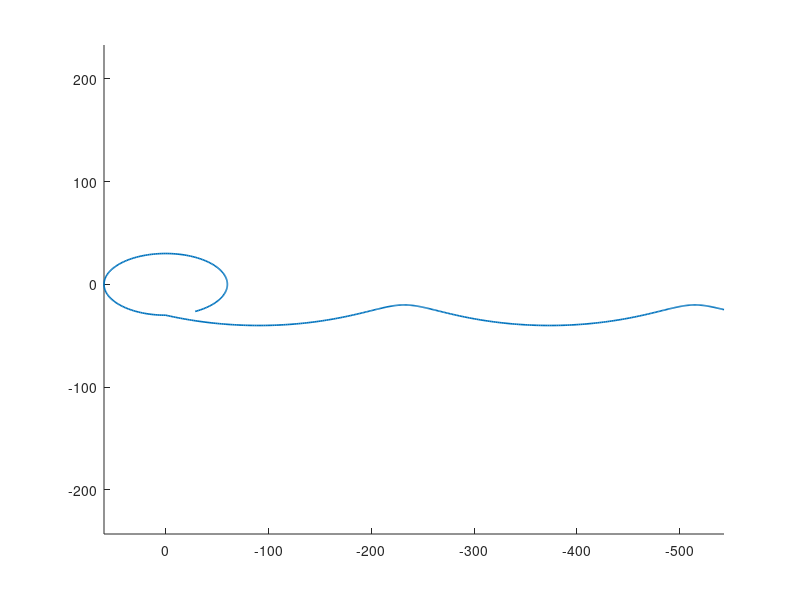

Recreate this plot in MATLAB. (Note: this script raises an error after producing the figure.)
%%
n  = sqrt(3.986*10^5/(6380+650)^3); 

D1_new = 0;
C2_new = -30;
C3_new = 0;
C4_new = -0;

x0_new = D1_new + C2_new;
y0_new = 2*C3_new+C4_new;
vx0_new = C3_new*n;
vy0_new = -3/2*n*D1_new-2*C2_new;


% (2) 시간 범위 설정 
t = linspace(0, 5400, 180);%20초
x1 = D1_new + C2_new*cos(n*t) + C3_new*sin(n*t);
y1 = -3/2*n*D1_new.*t - 2*C2_new*sin(n*t) + 2*C3_new*cos(n*t) + C4_new;
Orbit = [t(:), x1(:), y1(:),zeros(length(t),1)];

%
x_max = -20;
x_min = -40;

D1_old = (x_max+x_min)/2;
C_norm = (x_max-x_min)/2;

x0_old = x0_new;
y0_old = y0_new;

C2_old = x0_old - D1_old;
C3_old = sqrt(C_norm^2-C2_old^2);
C4_old = y0_old - 2*C3_old;

t = linspace(-11200, 0, 360);
x1 = D1_old + C2_old*cos(n*t) + C3_old*sin(n*t);
y1 = -3/2*n*D1_old.*t - 2*C2_old*sin(n*t) + 2*C3_old*cos(n*t) + C4_old;
Orbit = [t(:), x1(:), y1(:),zeros(length(t),1);Orbit];

figure
hold on;
plot(Orbit(:,3), Orbit(:,2), 'LineWidth', 1.2);
set(gca,'XDir','reverse')

hold off;
axis equal;


%%
PP01 = generateRandomPointsOnHexagonPrism(2000)+randn(2000,3)*0.02;
PP02 = generateRandomPointsOnCube(1000)+randn(1000,3)*0.0005;
PP03 = generateRandomPointsOnCylinder(7000)+randn(7000,3)*0.0005;
PP04 = generateRandomPointsOnCube(200);

PPm_body = PP01 ;
PPm_body(:,1) = PPm_body(:,1) * 0.576;
PPm_body(:,2) = PPm_body(:,2) * 0.576;
PPm_body(:,3) = PPm_body(:,3) * 1.165;

order = 4;
n = [0 sin(35/57.92) cos(35/57.92)];
w = 0.006;
t = linspace(-11200, 0, 360).'; %6초
quater0= [cos(w*t), sin(w*t)*n(1), sin(w*t)*n(2), sin(w*t)*n(3)];

t = linspace(0, 5400, 180).';
quater0= [quater0 ;cos(w*t), sin(w*t)*n(1), sin(w*t)*n(2), sin(w*t)*n(3)];

%scatter3(quater0(:,2),quater0(:,3),quater0(:,4))


%%
syms x y z
TermsB = homogeneTerm(order);
FuncsB = matlabFunction(TermsB);
Qinit = [1;0;0;0];
Array_Disp=zeros(length(quater0),4);
Array_QB=zeros(length(quater0),5);
Array_BetaB=zeros(length(quater0),1+length(TermsB));
ran = 1:1:540;

[beta_values,error]  = regressionFourthOrder( PP01,FuncsB);
Binit = beta_values.';
tic
for i= ran
    PP01 = generateRandomPointsOnHexagonPrism(2000)+randn(2000,3)*0.02;
    PPm_body = PP01 ;
    PPm_body(:,1) = PPm_body(:,1) * 0.576;
    PPm_body(:,2) = PPm_body(:,2) * 0.576;
    PPm_body(:,3) = PPm_body(:,3) * 1.165;

    rotm= quat2rotm(quater0(i,:));
    PPmR_body = PPm_body * rotm.';
    PP_use = PPmR_body - [Orbit(i,2), Orbit(i,3),0];

    
    [DispB,QB,BetaB] = PoliNavigationSolver(0,PP_use,4,Binit,Qinit);
    %disp(i);
    
    Array_Disp(i,:) = [Orbit(i,1), DispB];
    Array_QB(i,:) = [Orbit(i,1), QB.'];
    Array_BetaB(i,:) =[Orbit(i,1), BetaB];
    %Qinit =  [1;0;0;0];
end
toc
%% result
%save('ResultNavigation5.mat',"Array_BetaB","Array_Disp","Array_QB"); 

figure 
plot(Array_Disp(1:4:end,1),Array_Disp(1:4:end,3),'ro','Markersize',3)
hold on 
plot(Orbit(:,1),-Orbit(:,3),'black','LineWidth',1)
hold off
xlabel('Time','FontSize',16); ylabel('Y (m)','FontSize',16);
legend('Estimation','Ground Truth');
saveas(gcf,'image_scenA_thesis\temp\Simulation_y.svg')
savefig(gcf,'image_scenA_thesis\temp\Simulation_y.fig')
figure 
plot(Array_Disp(1:4:end,1),Array_Disp(1:4:end,2),'ro','Markersize',3)
hold on 
plot(Orbit(:,1),-Orbit(:,2),'black','LineWidth',1)
hold off
xlabel('Time','FontSize',16); ylabel('X (m)','FontSize',16);
legend('Estimation','Ground Truth');
saveas(gcf,'image_scenA_thesis\temp\Simulation_x.svg')
savefig(gcf,'image_scenA_thesis\temp\Simulation_x.fig')
%%
figure 
plot(Array_Disp(1:20:end,3),Array_Disp(1:20:end,2),'ro','Markersize',3)
hold on 
plot(-Orbit(:,3),-Orbit(:,2),'black','LineWidth',1)
hold off
xlabel('X (m)','FontSize',16); ylabel('Y (m)','FontSize',16);
xlabel('v-bar (m)','FontSize',16); ylabel('r-bar (m)','FontSize',16);
axis equal


legend('Estimation','Ground Truth');
set(gca,'XDir','reverse')
xlim([-100 500]);ylim([-120 120]);

saveas(gcf,'image_scenA_thesis\temp\Simulation_xy.svg')
savefig(gcf,'image_scenA_thesis\temp\Simulation_xy.fig')
%%
figure
tempx = Array_Disp(ran,2)+Orbit(ran,2);
tempy = Array_Disp(ran,3)+Orbit(ran,3);
norm2 = sqrt(tempx.^2 + tempy.^2);
histogram(norm2,'NumBins',10);
xlabel('2-Norm Estimation Error (m)','FontSize',16);
ylabel('Frequency (count)','FontSize',16)

rms_val = sqrt(mean(norm2.^2));
max_val = max(abs(norm2));
std_val = std(norm2);
disp(rms_val);
mean(norm2)
disp(max_val);
disp(std_val);
%%
%{
rms_val = sqrt(mean(error.^2));
max_val = max(abs(error));
std_val = std(error);
figure 
plot(Array_Disp(ran,2)+Orbit(ran,2),Array_Disp(ran,3)+Orbit(ran,3),'ro','Markersize',3)
xlabel('X (m)','FontSize',16); ylabel('Y (m)','FontSize',16);
axis equal
saveas(gcf,'image_scenA_thesis\temp\Simulation_error.svg')
savefig(gcf,'image_scenA_thesis\temp\Simulation_error.fig')
%}
%%
figure(7)
plot(h_v_v(1:1:54),h_r_r(1:1:54),'ro','Markersize',3)
hold on 
plot(h_v_v0(:),h_r_r0(:),'black','LineWidth',1)
hold off
xlabel('v-bar (m)','FontSize',16); ylabel('r-bar (m)','FontSize',16);
axis equal
xlim([-500 100]);
ylim([-120 120]);
legend('Estimation','Ground Truth');
set(gca,'XDir','reverse')
%%
figure
scatter3(Array_QB(ran,3),Array_QB(ran,4),Array_QB(ran,5),3,'ro','filled');
hold on
scatter3(quater0(ran,2),quater0(ran,3),quater0(ran,4),3,'k','filled');
hold off
xlabel('q1','FontSize',16); ylabel('q2','FontSize',16);zlabel('q3','FontSize',16);
axis equal
legend('Ground Truth','Estimation');

qTemp = zeros(131,4);
for i= 1:131
    qTemp(i,:) = quatmultiply(quatconj(Array_QB(i,2:5)),quater0(i+169,:));
end
scatter3(qTemp(:,2),qTemp(:,3),qTemp(:,4),4,qTemp(:,1),'filled')
axis equal
xlabel('q1','FontSize',16); ylabel('q2','FontSize',16);zlabel('q3','FontSize',16);
axis ([-0.5 0.5 -0.5 0.5 -1 1]);
for i= 1:131
    qTemp2(i,:) = quatmultiply(quatconj(qTemp(i,1:4)),qTemp(6,1:4));
end
figure
scatter3(qTemp2(:,2),qTemp2(:,3),qTemp2(:,4),4,qTemp2(:,1),'filled')
axis equal
xlabel('q1','FontSize',16); ylabel('q2','FontSize',16);zlabel('q3','FontSize',16);

%%
TermsB = homogeneTerm(order);
%fA = BetaA *  TermsB(:);
fB = BetaB *  TermsB(:);
%fA_shift =  subs(fA, [x, y, z], [x - DispA(1), y - DispA(2), z - DispA(3)])-1;
fB_shift =  subs(fB, [x, y, z], [x - DispB(1), y - DispB(2), z - DispB(3)])-1;

%{
figure(4)
scatter3(PP_use(:,1),PP_use(:,2),PP_use(:,3),1,PP_use(:,3),'filled');
hold on
fimplicit3(fB_shift,[-100 100 -1000 100 -100 100],'FaceColor', [0.95, 0.82, 0.5]);
hold off
colormap(jet);
xlabel ('X (m)')
ylabel ('Y (m)')
zlabel ('Z (m)')
view([1, 1, 1]);
axis equal
grid on
%}
%% rotated image
syms q0 q1 q2 q3 real
syms x y z
Rq = [ q0^2+q1^2-q2^2-q3^2, 2*(q1*q2 - q0*q3),     2*(q1*q3 + q0*q2);
       2*(q2*q1 + q0*q3),   q0^2 - q1^2 + q2^2 - q3^2, 2*(q2*q3 - q0*q1);
       2*(q3*q1 - q0*q2),   2*(q3*q2 + q0*q1),     q0^2 - q1^2 - q2^2 + q3^2 ];

xr = Rq(1,1)*x + Rq(1,2)*y + Rq(1,3)*z;
yr = Rq(2,1)*x + Rq(2,2)*y + Rq(2,3)*z;
zr = Rq(3,1)*x + Rq(3,2)*y + Rq(3,3)*z;

%fA_rot = subs(fA, [x,y,z], [xr,yr,zr]);
%fA_rot = subs(fA_rot, [q0,q1,q2,q3], QA.');
fB_rot = subs(fB, [x,y,z], [xr,yr,zr]);
fB_rot = subs(fB_rot, [q0,q1,q2,q3], QB.');
[coeffsfB, monomialfB] = coeffs(fB_rot , [x,y,z]);
coeffsfB = double(coeffsfB);
coeffsfB_unused = sym([]);
monList = [
  0 6 0;
  2 4 0;   
  4 2 0;
  6 0 0;   
  0 0 6;
];

for k = 1:length(monomialfB) %안쓰는 항들의 계수 norm 구하기
    degx = feval(symengine, 'degree', monomialfB(k), x);
    degy = feval(symengine, 'degree', monomialfB(k), y);
    degz = feval(symengine, 'degree', monomialfB(k), z);
    if ~ismember([degx, degy, degz], monList, 'rows');
       coeffsfB_unused(end+1) = coeffsfB(k); 
       [degx, degy, degz]
    end
end



%RqA = double(subs(Rq,[q0,q1,q2,q3],[QA(1),-QA(2),-QA(3),-QA(4)]));
%PPmR_shiftA = PPmR_body - DispA;
%PPmR_rotA = (RqA * PPmR_shiftA.').';

RqB = double(subs(Rq,[q0,q1,q2,q3],[QB(1),-QB(2),-QB(3),-QB(4)]));
PPmR_shiftB = PPmR_body;
PPmR_rotB = (RqB * PPmR_shiftB.').';
%{
figure(1)
scatter3(PPmR_rotA(:,1),PPmR_rotA(:,2),PPmR_rotA(:,3),1,PPmR_rotA(:,3),'filled');
hold on
fimplicit3(fA_rot-1,[-100 100 -100 100 -100 100],'FaceColor', [0.95, 0.82, 0.5]);
hold off
colormap(jet);
xlabel ('X (m)')
ylabel ('Y (m)')
zlabel ('Z (m)')
view([1, 1, 1]);
axis equal
axis([-1.5 1.5 -1.5 1.5 -1.5 1.5])
grid on
%}
figure(1)
scatter3(PPmR_body(:,1),PPmR_body(:,2),PPmR_body(:,3),3,PPmR_body(:,3),'filled');
colormap(jet);
xlabel ('X (m)')
ylabel ('Y (m)')
zlabel ('Z (m)')
view([1, 1, 1]);
axis equal

figure(3)
scatter3(PPmR_body(:,1),PPmR_body(:,2),PPmR_body(:,3),3,PPmR_body(:,3),'filled');
hold on
fimplicit3(fB-1,[-100 100 -100 100 -100 100],'FaceColor', [0.95, 0.82, 0.5]);
hold off
colormap(jet);
xlabel ('X (m)')
ylabel ('Y (m)')
zlabel ('Z (m)')
view([1, 1, 1]);
axis equal
figure(2)
scatter3(PPmR_rotB(:,1),PPmR_rotB(:,2),PPmR_rotB(:,3),3,PPmR_rotB(:,3),'filled');
hold on
fimplicit3(fB_rot-1,[-100 100 -100 100 -100 100],'FaceColor', [0.95, 0.82, 0.5]);
hold off
colormap(jet);
xlabel ('X (m)')
ylabel ('Y (m)')
zlabel ('Z (m)')
view([1, 1, 1]);
axis equal
axis([-1.5 1.5 -1.5 1.5 -1.5 1.5])
grid on
